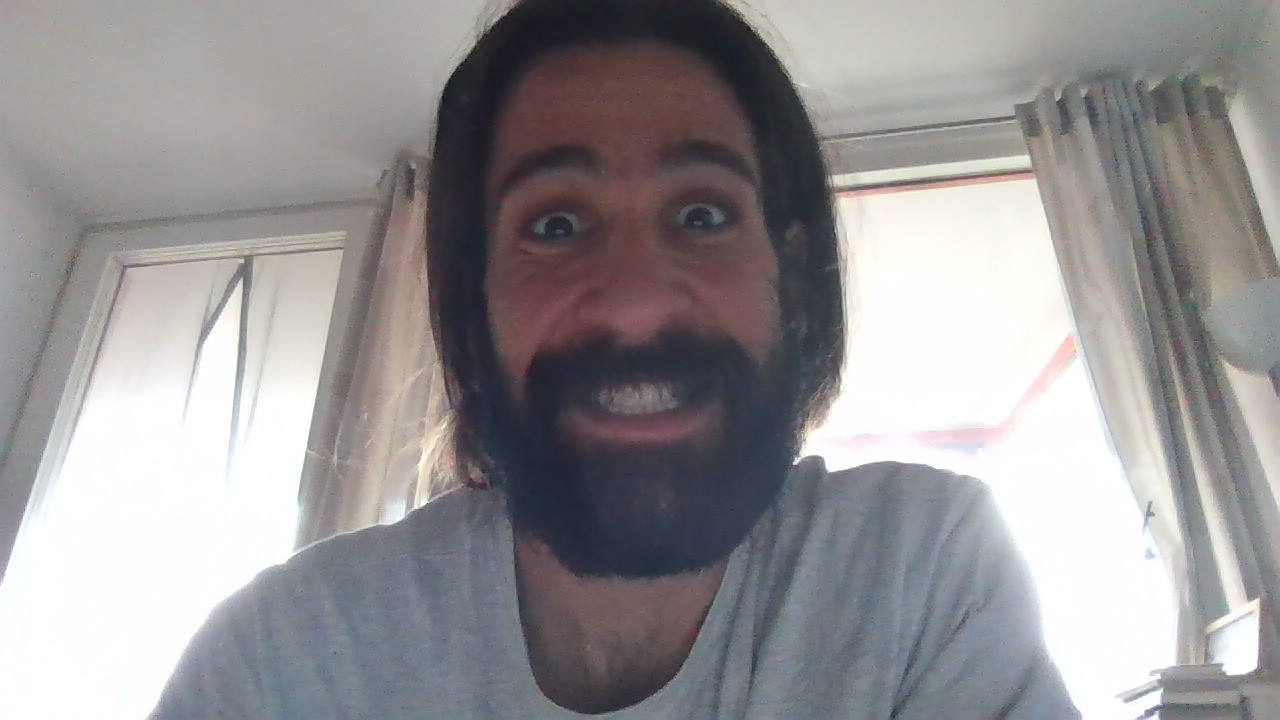
#> input picture Image Proccesing/data1.jpg, 1280 x 720 px
$ python Methods_inital_test.py
#> lines starting #> are read from the running program, lines starting #| are printed output that depends on the picture
### Image Proccesing/PreprocessingPipeline.py
import cv2
import numpy as np
import mediapipe as mp


##Typical Preprocessing steps:
"""
1. Resizing
2. Cropping
3. Denoising
4. Color Normalization / Histogram Equalization
5. Contrast Adjustment
6. Image Augmentation (For Training)
7. Image Color Conversion
8. Check for Image Orientation (Correcting Upside-Down Images)
9. Check Image Aspect Ratio """


class ImagePreprocessor:
    def __init__(self, image_path):
        # Load the image
#> called with image_path = 'data1.jpg'
        self.image = cv2.imread(image_path)
#> self.image is the input picture: shape (720, 1280, 3); mean B, G, R 149.2, 147.6, 150.2
        self.gray = cv2.cvtColor(self.image, cv2.COLOR_BGR2GRAY)
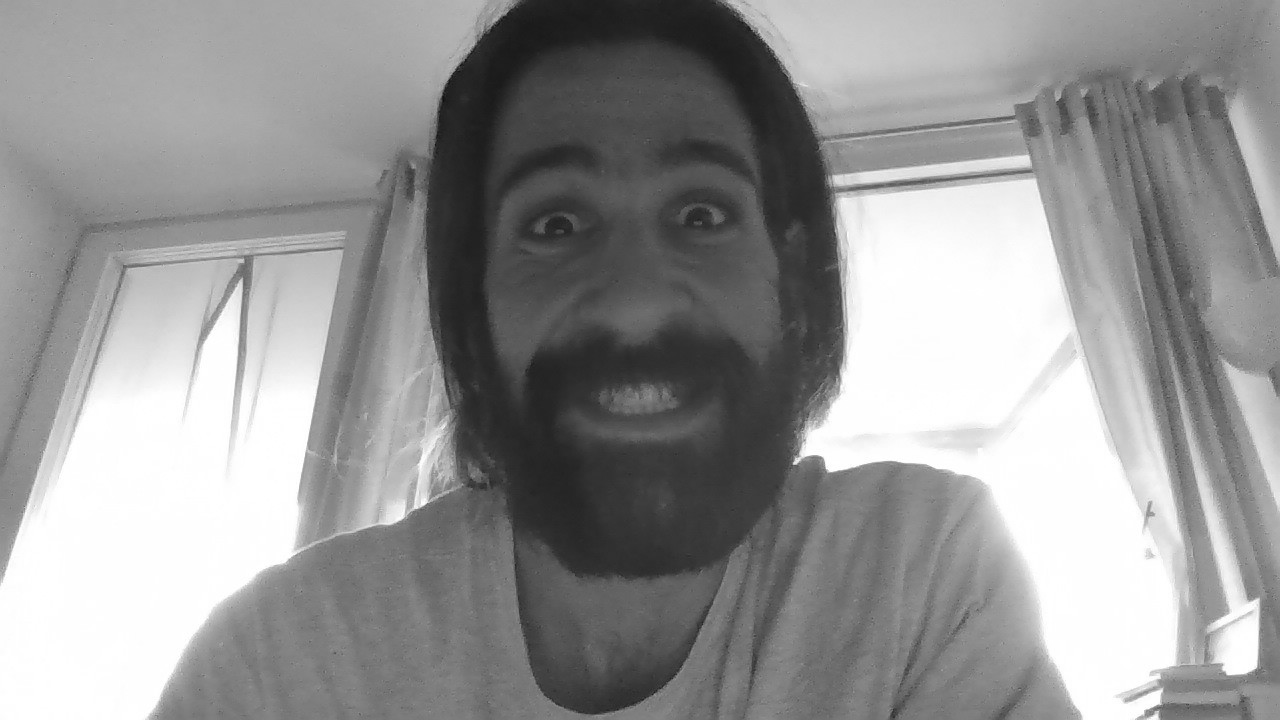
#> self.gray: shape (720, 1280); min 12, max 255, mean 148.6
        # [4 lines of commented-out code are left out]

    def resize_image(self, width=224, height=224):
        """
        Resize image to desired dimensions
        """
#> called with width = 640, height = 640
        self.image = cv2.resize(self.image, (width, height))
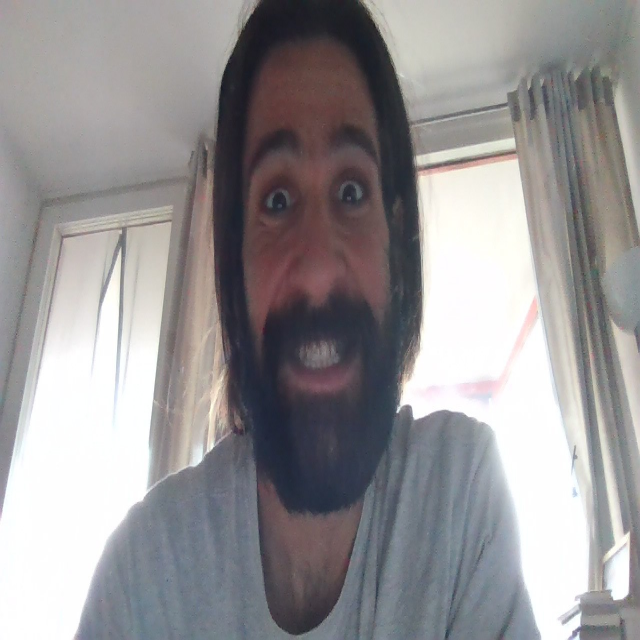
#> self.image: shape (640, 640, 3); mean B, G, R 149.1, 147.6, 150.1
        self.gray = cv2.resize(self.gray, (width, height))
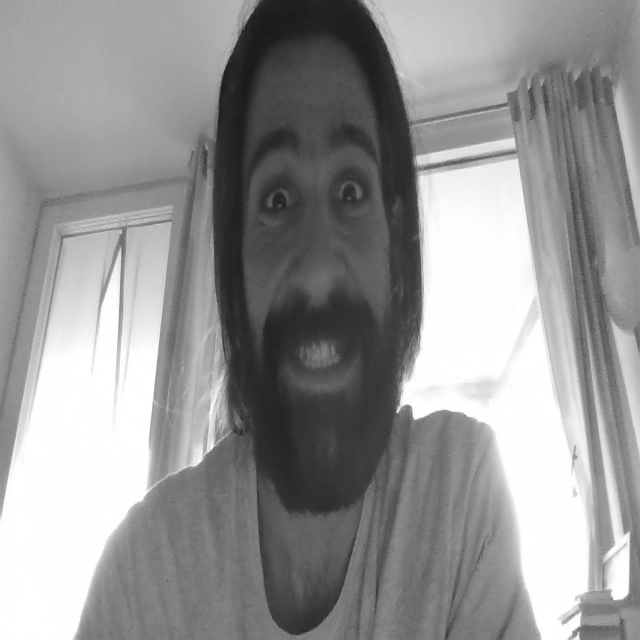
#> self.gray: shape (640, 640); min 22, max 255, mean 148.5

    def normalize(self):
        """
        Normalize the image (scaling pixel values to [0, 1])
        """
        self.image = self.image.astype('float32') / 255.0

    def equalize_histogram(self):
        """
        Apply histogram equalization to enhance contrast
        """
        self.gray = cv2.equalizeHist(self.gray)
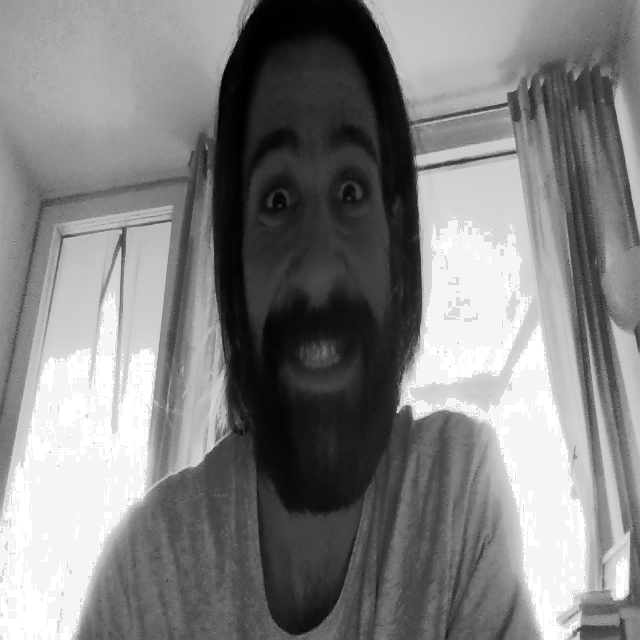
#> self.gray: shape (640, 640); min 0, max 255, mean 129.6

    # [41 lines of commented-out code are left out]

    def convert_to_gray(self):
        """
        Convert the image to grayscale
        """
        self.gray_image = cv2.cvtColor(self.image, cv2.COLOR_BGR2GRAY)
        return self.gray_image

    def convert_to_rgb(self):
        """
        Convert the image to RGB (OpenCV uses BGR by default)
        """
        self.rgb_image = cv2.cvtColor(self.image, cv2.COLOR_BGR2RGB)
        return self.rgb_image

    def show_image(self, title="Processed Image"):
        """
        Display the processed image
        """
        cv2.imshow(title, self.image)
        cv2.waitKey(0)
        cv2.destroyAllWindows()

    # [5 lines left out: function get_processed_image, not called in this run]

### Image Proccesing/Methods_inital_test.py
from PreprocessingPipeline import ImagePreprocessor

# Example usage:
image_path = 'data1.jpg'
preprocessor = ImagePreprocessor(image_path)
preprocessor.resize_image(640, 640)
preprocessor.normalize()
preprocessor.equalize_histogram()
preprocessor.convert_to_gray()
preprocessor.convert_to_rgb()
# preprocessor.detect_face()
# preprocessor.detect_smile()
# preprocessor.detect_landmarks()
preprocessor.show_image()

$ run again, with Image Proccesing/data2.jpg copied over Image Proccesing/data1.jpg
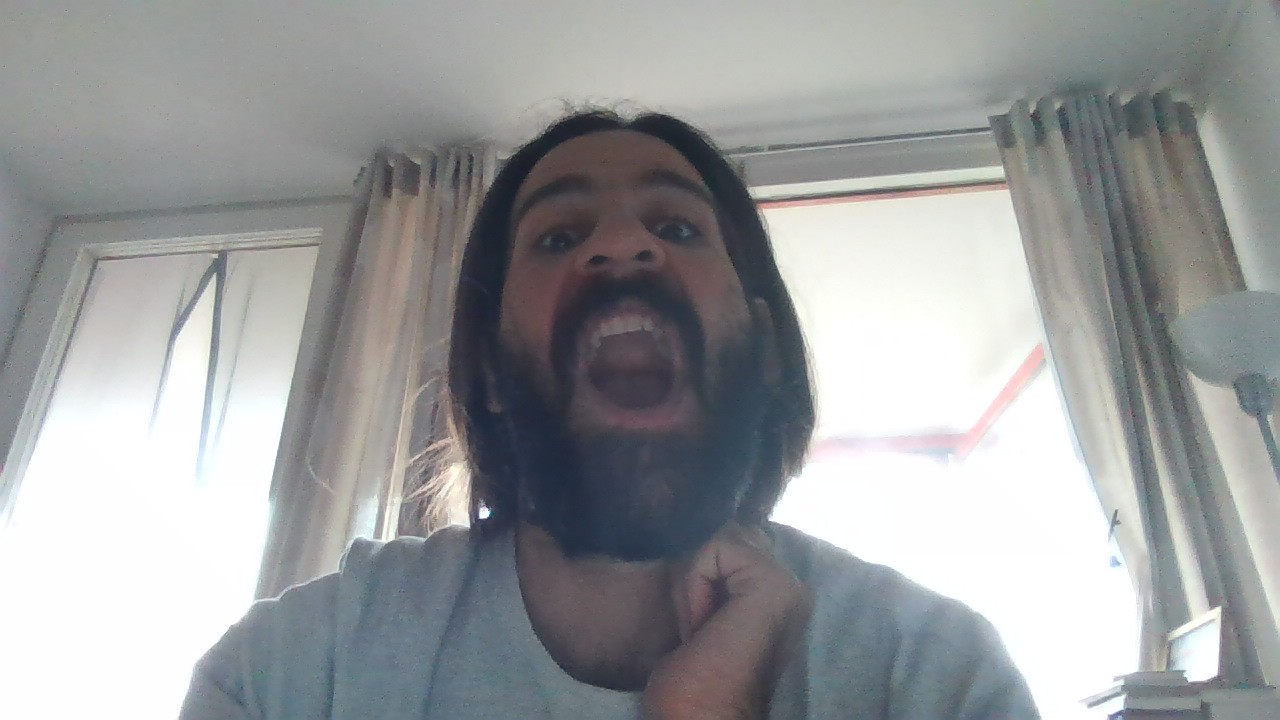
#> input picture Image Proccesing/data2.jpg, 1280 x 720 px
#> in __init__, self.image is the input picture: shape (720, 1280, 3); mean B, G, R 157, 156, 154
#> in resize_image, `self.image = cv2.resize(self.image, (width, height))`:
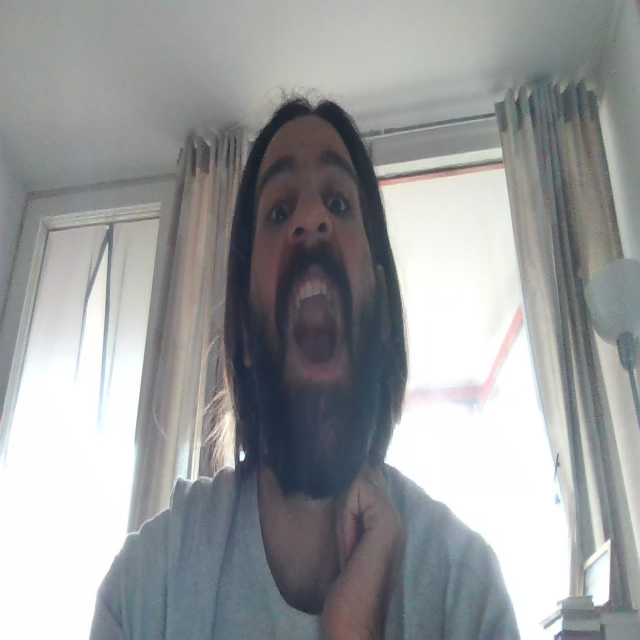
#> self.image: shape (640, 640, 3); mean B, G, R 156.9, 155.9, 153.9
#> in equalize_histogram, `self.gray = cv2.equalizeHist(self.gray)`:
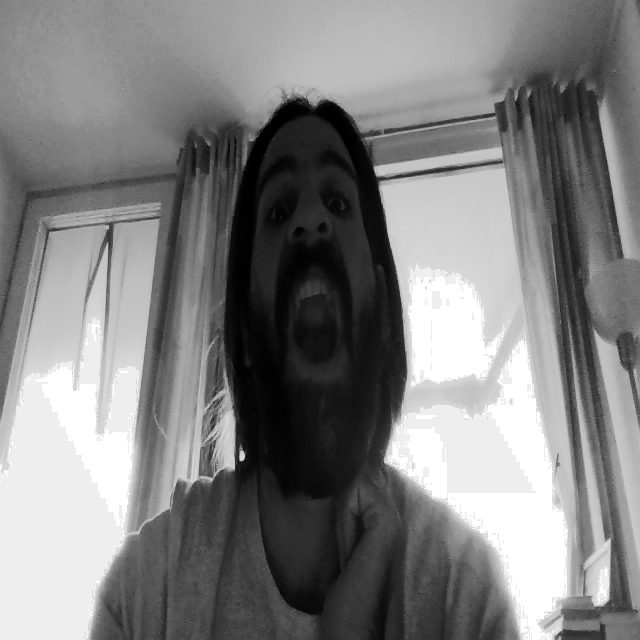
#> self.gray: shape (640, 640); min 0, max 255, mean 129.6
